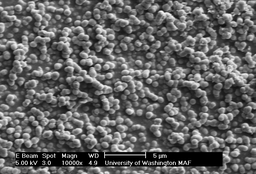
#> input picture SEM_Images/DarkTable_Edits/R5 K3Me3 SiO2_2-3.tif, 256 x 174 px, shrunk from 712 x 484 before the run, found by its file name
$ jupyter execute --allow-errors nbip_ui.ipynb   (older library calls are emulated)
#> lines starting #> are read from the running program, lines starting #| are printed output that depends on the picture; after the words box and inside, x2 and y2 are one past the last pixel; in counts of white or black regions, pixels touching at a corner belong together
#> further down, imageFile is the input picture: shape (174, 256); min 0, max 252, mean 98.2
### nanoBALLS/imageseg.py
import cv2
from matplotlib import pyplot as plt
import numpy as np
import pandas as pd
from skimage.feature import peak_local_max
from skimage.morphology import watershed
from scipy import ndimage
import argparse
from skimage.measure import label
from segmentparser import segmentparser

def imageseg(Cont_Image):
    """imageseg('Image Name')

    This program takes an image that has been pre-proccessed by an edge finding script as its sole input, segments it, and spits out a segmented image file and a pandas dataframe of individual particle positions.

    This function works by creating a binary of an image that has been run through edge detection software, then finding the center of those particles through an Euclidean Distance function.  This was chosen over the typical watershed iterative erosion method because of its increased control in finding the center of particles, allowing for greater detection of overlapped and small particles.  """

    proccessedImage = np.array(Cont_Image, dtype=np.uint8)

    ret, binary = cv2.threshold(Cont_Image,0,255,cv2.THRESH_BINARY_INV+cv2.THRESH_OTSU)
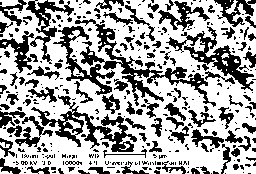
#> binary: shape (174, 256); 64.1% white; 354 black regions (258 under 20 px), largest, box (x1, y1, x2, y2) and area: (75, 19, 216, 107) 1993, (31, 95, 137, 152) 1563, (166, 26, 254, 91) 1300
#> ret = 110
    distTransform = ndimage.distance_transform_bf(binary)
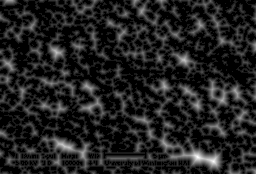
#> distTransform: shape (174, 256) float64; min 0, max 10, mean 1.31; drawn with min black and max white
    localMax = peak_local_max(distTransform, indices=False, min_distance=20,labels=binary)
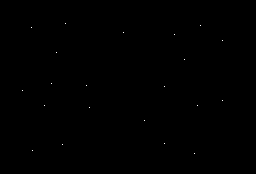
#> localMax: shape (174, 256) bool; 0.05% white in thin lines or dots, all inside (x1, y1, x2, y2) = (22, 23, 223, 154)
    label = ndimage.label(localMax)[0]
#> label: shape (174, 256) int32; 22 distinct labels, from 0 to 21
    segments = watershed(-distTransform, label, mask=binary)
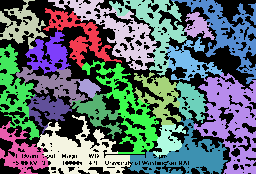
#> segments: shape (174, 256) int32; 22 distinct labels, from 0 to 21; one colour per label, 0 black

    segment_locations = segmentparser(segments, binary)

    return segments, segment_locations

### nanoBALLS/nbip_ui.ipynb
# Image Analysis of SEM Nanoparticles

## Purpose

The purpose of this Python notebook is to take an input of a .TIF image file and return image analysis detailing the average particle size, the distribution of radii (with statistical measures), and a measure of how circular or elipsoidal the particles are.

### How to use this notebook
Good news, this should be simple to use!  All we need from you is that you install Python 2.7 or later (if you can run this, you've done good so far), make sure you have installed all of the packages needed, for you to drop your SEM Images into a folder on your computer, and type in the name where we tell you to.  We'll handle the rest from there.  As a hint, tab completion is your friend, and can help you avoid spelling mistakes!

### A few examples of what this file naming scheme looks like:

#### Example 1:
Image (img.TIF) is in the SEM_Images folder within the NBIP program folder:

    imageFile = cv2.imread('SEM_Images/img.TIF')

Which is pretty straightforward!  If you make subfolders for each project inside of the SEM_Images folder, you can tack those on to the file directory, e.g.

    imageFile = cv2.imread('SEM_Images/DarkTable_Edits/img.tif')

#### Example 2:
Image (img.TIF) is in a whole other working directory, such as your Downloads folder:

    imageFile = cv2.imread('~/Downloads/'img.tif')

This is a little more difficult to work with, since you will have to input the entire file path to the file in question, but still totally manageable!

###  So, let's get started!
The next line here is not one you probably want to mess with - it loads some libraries that we need to have to let the program work.  If you have any further questions about what the code is doing, how it is doing it, and how to modify things, feel free to check out the /Documentation/ folder in the repository.

[cell 1]
import cv2
from imageseg import imageseg
from matplotlib import pyplot as plt

### Okay, this is where you take over!
The line below actually imports the file and starts to work on it.  Type in the file path, like shown in the examples above, jump up to the toolbar at the top of this notebook, and select Kernel->Restart & Run All.  If you get an error, skip down to the last line and see what it says.  Google and Stack Overflow will be your friends here!

[cell 2]
# Edit this cell!
imageFile = cv2.imread('SEM_Images/DarkTable_Edits/R5 K3Me3 SiO2_2-3.tif',0)

# Defaults to zero.  Input the magnification factor of the image.
magFactor = 0

$ run again, with SEM_Images/DarkTable_Edits/R5 K3Me3 SiO2_3-2.tif copied over SEM_Images/DarkTable_Edits/R5 K3Me3 SiO2_2-3.tif
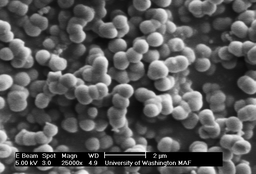
#> input picture SEM_Images/DarkTable_Edits/R5 K3Me3 SiO2_3-2.tif, 256 x 174 px, shrunk from 712 x 484 before the run, found by its file name
#> in imageseg, `ret, binary = cv2.threshold(Cont_Image,0,255,cv2.THRESH_BINARY_INV+cv2..`:
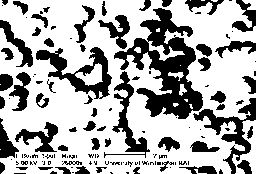
#> binary: shape (174, 256); 67.7% white; 135 black regions (78 under 20 px), largest, box (x1, y1, x2, y2) and area: (114, 8, 203, 119) 3981, (36, 47, 112, 99) 1386, (193, 98, 256, 174) 1201
#> ret = 104
#> localMax: shape (174, 256) bool; 0.04% white in thin lines or dots, all inside (x1, y1, x2, y2) = (23, 20, 226, 147)
#> label: shape (174, 256) int32; 17 distinct labels, from 0 to 16
#> in imageseg, `segments = watershed(-distTransform, label, mask=binary)`:
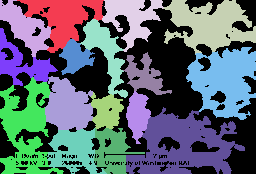
#> segments: shape (174, 256) int32; 17 distinct labels, from 0 to 16; one colour per label, 0 black

$ run again, with SEM_Images/DarkTable_Edits/R5 K3Me3 SiO2_3-3.tif copied over SEM_Images/DarkTable_Edits/R5 K3Me3 SiO2_2-3.tif
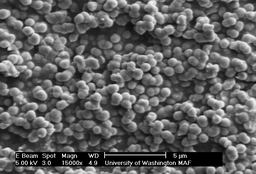
#> input picture SEM_Images/DarkTable_Edits/R5 K3Me3 SiO2_3-3.tif, 256 x 174 px, shrunk from 712 x 484 before the run, found by its file name
#> imageFile is the input picture: shape (174, 256); min 0, max 248, mean 94.9
#> in imageseg, `ret, binary = cv2.threshold(Cont_Image,0,255,cv2.THRESH_BINARY_INV+cv2..`:
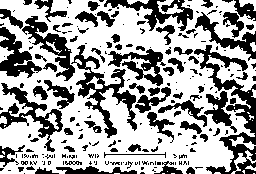
#> binary: shape (174, 256); 62.8% white; 216 black regions (140 under 20 px), largest, box (x1, y1, x2, y2) and area: (194, 45, 256, 174) 2195, (71, 45, 137, 138) 1556, (0, 83, 63, 152) 1169
#> ret = 105
#> localMax: shape (174, 256) bool; 0.05% white in thin lines or dots, all inside (x1, y1, x2, y2) = (20, 20, 224, 154)
#> label: shape (174, 256) int32; 22 distinct labels, from 0 to 21
#> in imageseg, `segments = watershed(-distTransform, label, mask=binary)`:
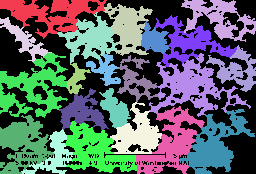
#> segments: shape (174, 256) int32; 22 distinct labels, from 0 to 21; one colour per label, 0 black

$ run again, with SEM_Images/DarkTable_Edits/R5 K4Me3 SiO2_3-1.tif copied over SEM_Images/DarkTable_Edits/R5 K3Me3 SiO2_2-3.tif
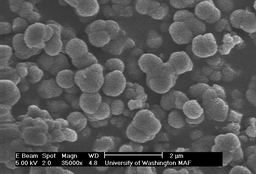
#> input picture SEM_Images/DarkTable_Edits/R5 K4Me3 SiO2_3-1.tif, 256 x 174 px, shrunk from 712 x 484 before the run, found by its file name
#> imageFile is the input picture: shape (174, 256); min 0, max 245, mean 86.5
#> in imageseg, `ret, binary = cv2.threshold(Cont_Image,0,255,cv2.THRESH_BINARY_INV+cv2..`:
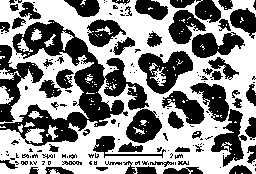
#> binary: shape (174, 256); 54.3% white; 175 black regions (113 under 20 px), largest, box (x1, y1, x2, y2) and area: (0, 20, 149, 146) 5615, (138, 51, 193, 94) 1269, (0, 45, 44, 122) 1188
#> ret = 88
#> localMax: shape (174, 256) bool; 0.04% white in thin lines or dots, all inside (x1, y1, x2, y2) = (22, 20, 236, 148)
#> label: shape (174, 256) int32; 18 distinct labels, from 0 to 17
#> in imageseg, `segments = watershed(-distTransform, label, mask=binary)`:
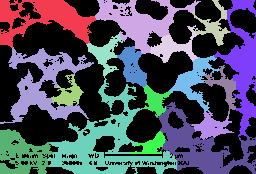
#> segments: shape (174, 256) int32; 18 distinct labels, from 0 to 17; one colour per label, 0 black
